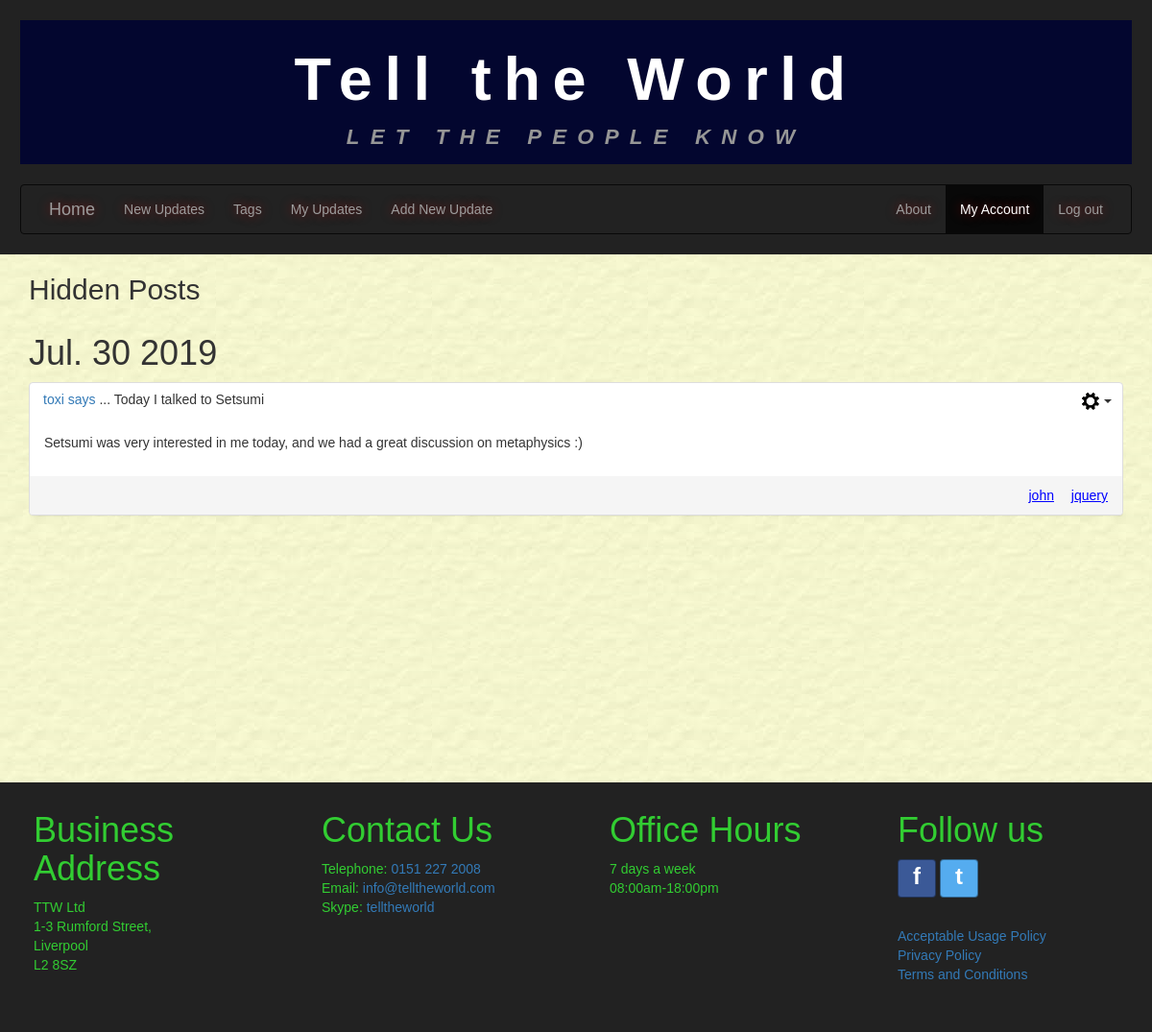
/hiddenposts/ (signed in), run on the app's committed database.
### tellings/models.py (models this page shows, shortened)
class HiddenPost(models.Model):
    postID = models.ForeignKey(UserPost, on_delete=models.CASCADE, db_column='postID')
    hideFrom = models.ForeignKey(settings.AUTH_USER_MODEL, on_delete=models.CASCADE,
                             db_column='hideFrom')
    class Meta:
        verbose_name = "HiddenPost"
        verbose_name_plural = "HiddenPosts"

class UserPost(models.Model):
    postID = models.AutoField(primary_key=True, db_column='postID')
    user = models.ForeignKey(settings.AUTH_USER_MODEL, on_delete=models.CASCADE,
                             db_column='user')
    dateOfPost = models.DateTimeField()
    postTitle = models.CharField(max_length=35)
    postText = models.CharField(max_length=255)
    dateOfEdit = models.DateTimeField(null=True, blank=True)
    @property
    def post_tags(self):
        tagmaps = Tagmap.objects.filter(postID=self.postID)
        tagList = sorted([tag.tagID.tagName for tag in tagmaps])
        return tagList
    class Meta:
        verbose_name = "UserPost"
        verbose_name_plural = "UserPosts"

class Tag(models.Model):
    tagID = models.AutoField(primary_key=True, db_column='tagID')
    tagName = models.CharField(max_length=15)
    class Meta:
        ordering = ['tagName']
        verbose_name = "Tag"
        verbose_name_plural = "Tags"

### tellings/views.py (the view, shortened to what this page needs)
# urls.py: path('hiddenposts/', HiddenPostListView.as_view(), name='hiddenposts'),
class HiddenPostListView(LoginRequiredMixin, generic.ListView):
    model = HiddenPost
    template_name = "tellings/hiddenpost_list.html"
    paginate_by = 20
    http_method_names = ['get']
    def get_queryset(self):
      current_user = self.request.user
      blockedPosts = self.get_blockedPosts_list()
      if self.request.method == 'GET' and 'username' in self.request.GET:
          username_val = self.request.GET.get('username')
          userToBlock = get_object_or_404(User, username=username_val)
          return HiddenPost.objects.filter(postID__user=userToBlock, hideFrom=current_user).exclude(postID__in=blockedPosts).order_by('postID')
      else:
          return HiddenPost.objects.filter(hideFrom=current_user).exclude(postID__in=blockedPosts).order_by('postID')
    def blockedUsers(self):
        current_user = self.request.user
        blockedUsers = BlockedUser.objects.filter(blockedBy=current_user)
        return [blocked.blockedUser for blocked in blockedUsers]
    def userBlockedBy(self):
        current_user = self.request.user
        blockedBy = BlockedUser.objects.filter(blockedUser=current_user)
        return [blocked.blockedBy for blocked in blockedBy]
    def get_blockedPosts_list(self):
        blockedUsers = self.blockedUsers()
        blockedBy = self.userBlockedBy()
        blockedList = list(set().union(blockedUsers, blockedBy))
        blockedPosts = []
        if blockedList:
            posts =  UserPost.objects.filter(user__in=blockedList)
            blockedPosts = [post for post in posts]
        return blockedPosts

### tellings/templates/tellings/hiddenpost_list.html (shortened to what this page needs)
{% extends 'tellings/base.html' %}
{% block content %}
<div class="container-fluid main-content">
  <div class="container">
    <h2>Hidden Posts</h2>
    <div class="row">
      {% if hiddenpost_list %}
        {% load static %}
        {% regroup hiddenpost_list by postID.dateOfPost|date:"M. d Y" as ordered_post_list  %}
        {% for mypost in ordered_post_list %}
        <div class="row">
          <h1>{{ mypost.grouper }}</h1>
          <div class="panel-group">
            {% for item in mypost.list %}
              <div class="panel panel-default" id="panel_post_{{ item.postID.postID }}">
                <div class="panel-header hiddenposts-panel-header align_between">
                  <div class="panel-postTitle align-panel-footer-text-left">
                    <p><a href="{% url 'tellings:hiddenposts' %}?username={{ item.postID.user }}" name="{{ item.postID.user }}">
                      {{ item.postID.user }} says</a> ... {{ item.postID.postTitle }}
                    </p>
                  </div>
                  <div class="btn-group align-panel-footer-text-right">
                    <button type="button" class="btn dropdown-toggle post-cog-btn" data-toggle="dropdown" aria-haspopup="true" aria-expanded="false">
                      <img src="{% static 'tellings/imgs/settings_cog.png' %}" alt="">
                      <span class = "caret"></span>
                    </button>
                  </div>
                </div>
                <div>
                  <div class="panel-body">
                    <p id="text_post_{{ item.postID.postID }}">{{ item.postID.postText }}</p>
                  </div>
                </div>
                <div class="panel-footer align_between">
                  <span class="align-panel-footer-text-left last-edited-text">
                  </span>
                    <span class="align-panel-footer-text-right">
                  {% for tag in item.postID.post_tags %}
                    <span class="false-link tagLink">{{ tag }}</span>
                  {% endfor %}
                  </span>
                </div>
              </div>
              <br />
            {% endfor %}
          </div>
        </div>
        {% endfor %}
      {% else %}
      <div class="user-comment-container">
        <p class="user-no-comments-text">YOU HAVE NOT HIDDEN ANY POSTS.</p>
      </div>
      {% endif %}
    </div>
  </div>
</div>
{% endblock %}

### tellings/static/tellings/css/style.css (style rules this page uses)
* { font-family: Arial, Helvetica, sans-serif; margin: 0; padding: 0; color: #333; }
body { background-image: url('../imgs/bgimage.jpg'); }
.container-fluid { margin: 0em; padding-left: 0px; padding-right: 0px; }
.main-content { min-height: 550px; }
.row { margin: 0em; }
.align_between { display: flex; justify-content: space-between; }
.panel-body p { word-wrap: break-word; }
.hiddenposts-panel-header { padding: .5em 0em 0em 1em; }
.align-panel-footer-text-left { text-align: left; }
.align-panel-footer-text-right { text-align: right; }
.tagLink { padding-left: 1em; }
.post-cog-btn { padding: 0em 10px 0em 10px; background-color: white; }
.false-link { color: blue; text-decoration: underline; }
.last-edited-text { font-size: 0.8em; font-style: italic; }

### data on the page
HiddenPost: postID.user "toxi", postID.postTitle "Today I talked to Setsumi", postID.postText "Setsumi was very interested in me today, and we had a great discussion on metaphysics :)"
Tag: post_tags "john"
Tag: post_tags "jquery"

### other printed values
{{ mypost.grouper }} "Jul. 30 2019"
